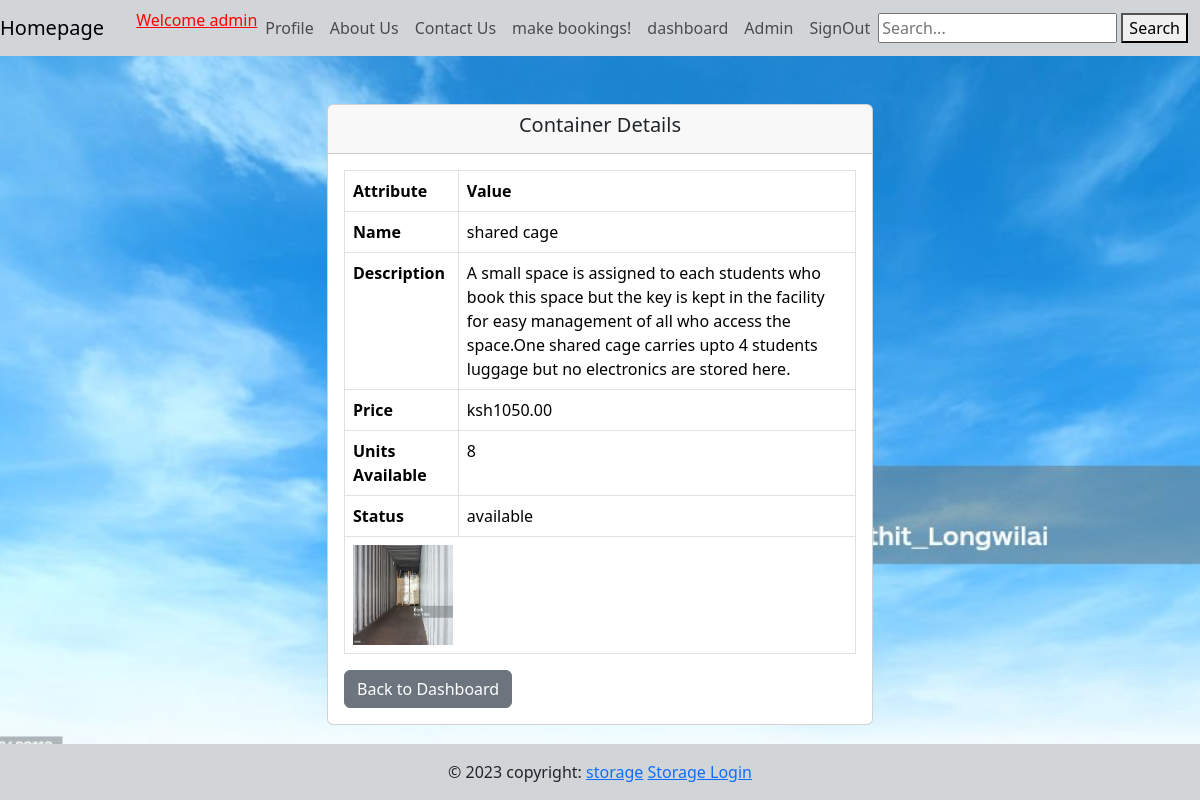
Page /view_container/1/ (signed in) on the committed database.
### authentications/models.py (models this page shows, shortened)
class CustomUser(AbstractUser):
    email = models.EmailField(unique=True)
    username = models.CharField(max_length=100)
    first_name = models.CharField(max_length=30)
    last_name = models.CharField(max_length=30)
    USERNAME_FIELD = "email"
    REQUIRED_FIELDS = ["username"]
    is_superuser = models.BooleanField(default=False)
    is_student = models.BooleanField(default=False)
    is_storageProvider = models.BooleanField(default=False)

### dashboard_students/models.py (models this page shows, shortened)
class Container(models.Model):
    STATUS = [
        ('available','Available'),
        ('occupied','Occupied'),
    ]
    name = models.CharField(max_length=100)
    description = models.TextField()
    image = models.ImageField(upload_to='container_images/')
    price = models.DecimalField(max_digits=6, decimal_places=2,null=0)
    units = models.IntegerField(null=True,blank=True)
    category = models.ManyToManyField('Category',related_name='space')
    status = models.CharField(max_length=100,choices=STATUS)

### dashboard_facility/views.py (the view)
# urls.py: path('view_container/<int:pk>/', views.ViewContainer, name='view_container'),
@login_required(login_url='user_login')
def ViewContainer(request, pk):
    container = Container.objects.get(id=pk)
    context = {'container': container}
    return render(request, 'dashboard_facility/view_container.html', context)

### templates/dashboard_facility/view_container.html (shortened to what this page needs)
{% extends 'mainfiles/base.html' %}
{% block content %}
 <div class="container mb-5 mt-5">
    <div class="row justify-content-center">
      <div class="col-md-6">
        <div class="card">
          <div class="card-header">
            <h5 class="card-title text-center">Container Details</h5>
          </div>
          <div class="card-body">
            <table class="table table-bordered">
              <thead>
                <tr>
                  <th>Attribute</th>
                  <th>Value</th>
                </tr>
              </thead>
              <tbody>
                <tr>
                  <td><strong>Name</strong></td>
                  <td>{{ container.name }}</td>
                </tr>
                <tr>
                  <td><strong>Description</strong></td>
                  <td>{{ container.description|linebreaksbr }}</td>
                </tr>
                <tr>
                  <td><strong>Price</strong></td>
                  <td>ksh{{ container.price }}</td>
                </tr>
                <tr>
                  <td><strong>Units Available</strong></td>
                  <td>{{ container.units }}</td>
                </tr>
                <tr>
                  <td><strong>Status</strong></td>
                  <td>{{ container.status }}</td>
                </tr>
                <tr>
                    <td colspan="2">
                        <img src="{{ container.image.url }}" alt="{{ container.name }}" width="100" height="100">
                    </td>
                </tr>
              </tbody>
            </table>
            <a class="btn btn-secondary" href="{% url 'dashboard' %}">Back to Dashboard</a>
          </div>
        </div>
      </div>
    </div>
  </div>
{% endblock content %}

### templates/mainfiles/navigation.html (shortened to what this page needs)
{% load static %}
<nav class="navbar navbar-expand-lg" style='background-color: rgb(209, 213, 216);'>
  <div class="'container-fluid">
    <a class="navbar-brand" href="{% url 'index' %}">Homepage</a>
  </div>
  <div class="container-fluid">
    <div class="collapse navbar-collapse" id="navbarNav">
      <ul class="navbar-nav ms-auto">
        {% if user.is_authenticated %}
        <li class="nav-item"><a href="" style="color:red">Welcome {{user.username}}</a></li>
        <li class="nav-item">
          <a class="nav-link " href="{%url 'profile' %}">Profile</a>
        </li>
        <li class="nav-item">
          <a class="nav-link" href="{%url 'about' %}">About Us</a>
        </li>
        <li class="nav-item">
          <a class="nav-link" href="{%url 'contact' %}">Contact Us</a>
        </li>
        <li class="nav-item">
          <a class="nav-link " href="{% url 'container_book' %}">make bookings!</a>
        </li>
        {% if user.is_storageProvider or user.is_superuser %}
        <li class="nav-item">
          <a class="nav-link " href="{%url 'dashboard' %}">dashboard</a>
        </li>
        {% endif %}
        {% if user.is_superuser %}
        <li class="nav-item">
          <a class="nav-link " href="{%url 'admin:index' %}">Admin</a>
        </li>
        {% endif %}
        <li class="nav-item">
          <a class="nav-link " href="{%url 'signout' %}">SignOut</a>
        </li>
        {% endif %}
      </ul>
      {% if user.is_storageProvider or user.is_superuser %}
      <form method="GET" action="{% url 'search_results' %}">
        <input type="text" name="query" placeholder="Search...">
        <button type="submit">Search</button>
      </form>
     {% endif %}
    </div>
  </div>
</nav>

### static/css/styles.css (style rules this page uses)
body { background-image: url('/static/images/cloudback.jpg'); background-size: cover; background-position: center; }
.navbar { color: white; }

### rows in the picture
CustomUser: username "admin"
Container: name "shared cage", description "A small space is assigned to each students who book this space but the key is kept in the facility for easy management of all who access the space.One shared cage carries upto 4 students luggage but no electronics are stored here.", price "1050.00", units "8", status "available", image (picture)
